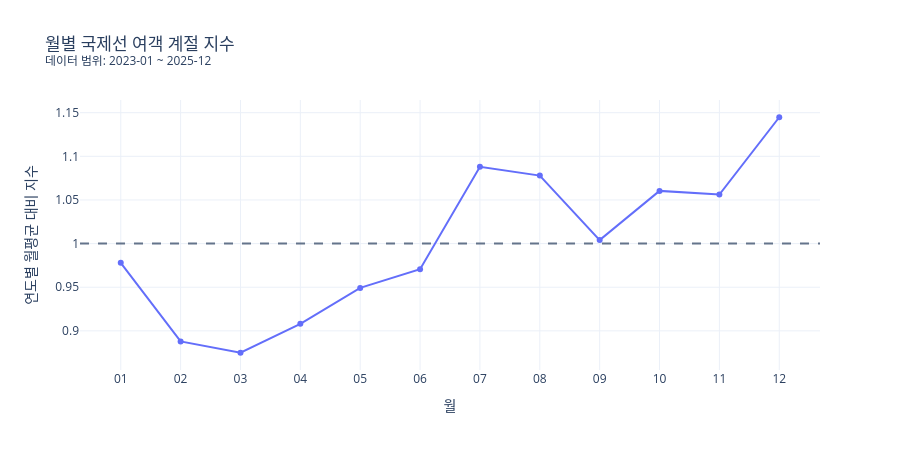

The notebook cell saved with this chart:
### Code cell
# 차트: 각 달이 같은 연도의 월평균보다 높거나 낮은 정도를 비교한다.
fig = px.line(
    seasonal_demand_profile_df,
    x='월',
    y='평균 여객 계절 지수',
    markers=True,
    title=chart_title('월별 국제선 여객 계절 지수', monthly_demand_trend_df['연월']),
    labels={'평균 여객 계절 지수': '연도별 월평균 대비 지수'},
    template=PLOTLY_TEMPLATE,
)
fig.add_hline(y=1, line_dash='dash', line_color='#64748B')
fig.update_xaxes(dtick=1)
fig.update_layout(height=450, showlegend=False)
fig.show(config={'displaylogo': False})

### Figure 1 — Plotly figure (JSON) as saved in the notebook; plotly's stock layout.template omitted (floating-point values rounded to 4 significant figures)
{"data": [{"hovertemplate": "월=%{x}<br>연도별 월평균 대비 지수=%{y}<extra></extra>", "legendgroup": "", "line": {"color": "#636efa", "dash": "solid"}, "marker": {"symbol": "circle"}, "mode": "lines+markers", "name": "", "orientation": "v", "showlegend": false, "type": "scatter", "x": ["01", "02", "03", "04", "05", "06", "07", "08", "09", "10", "11", "12"], "xaxis": "x", "y": [0.978, 0.8879, 0.8749, 0.9081, 0.9492, 0.9706, 1.088, 1.078, 1.004, 1.06, 1.056, 1.145], "yaxis": "y"}], "layout": {"height": 450, "legend": {"tracegroupgap": 0}, "shapes": [{"line": {"color": "#64748B", "dash": "dash"}, "type": "line", "x0": 0, "x1": 1, "xref": "x domain", "y0": 1, "y1": 1, "yref": "y"}], "showlegend": false, "title": {"text": "월별 국제선 여객 계절 지수<br><sup>데이터 범위: 2023-01 ~ 2025-12</sup>"}, "xaxis": {"anchor": "y", "domain": [0, 1], "dtick": 1, "title": {"text": "월"}}, "yaxis": {"anchor": "x", "domain": [0, 1], "title": {"text": "연도별 월평균 대비 지수"}}}}
